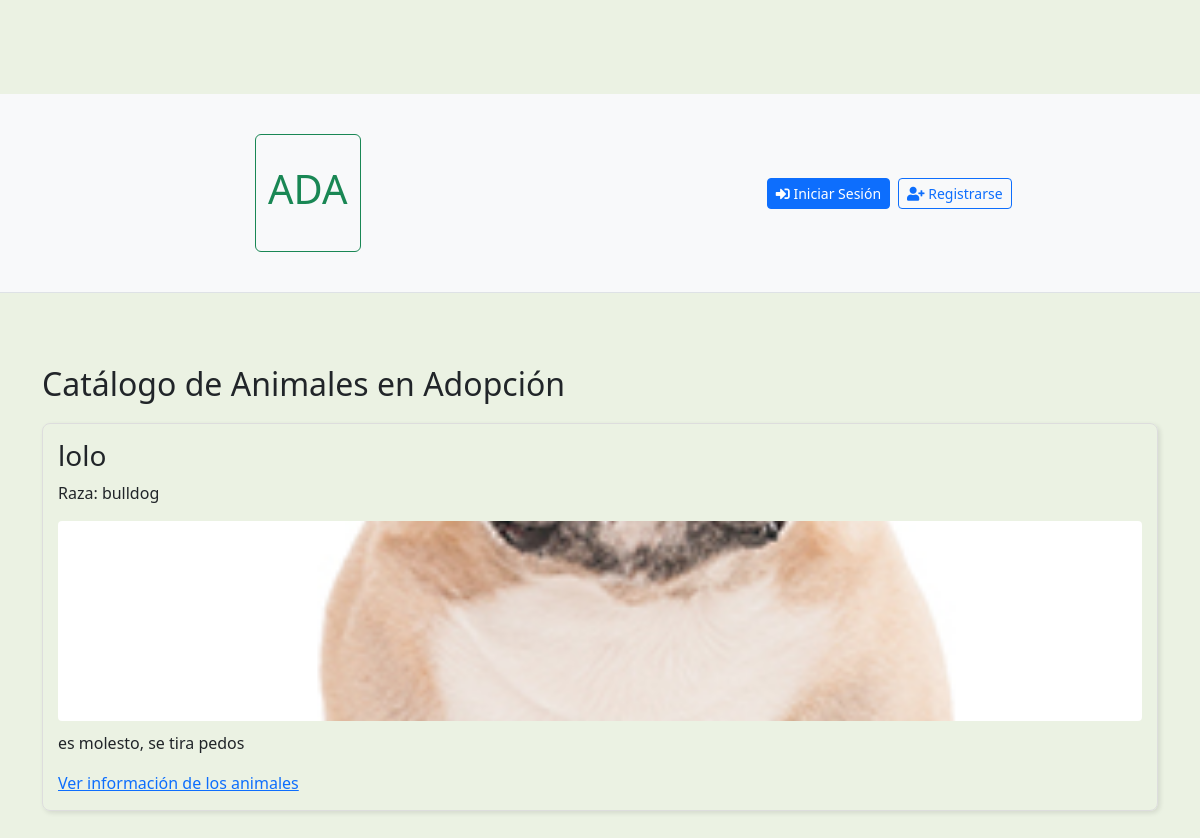
/animales/, run on the app's committed database.
### animales/models.py (models this page shows, shortened)
class Animal(models.Model):
    nombre = models.CharField(max_length=100)
    raza = models.CharField(max_length=100)
    especie = models.CharField(max_length=50)
    edad = models.IntegerField()
    SEXO_CHOICES = [ #opciones de genero
        ('M', 'Macho'),
        ('H', 'Hembra'),
    ]
    sexo = models.CharField(max_length=1, choices=SEXO_CHOICES)
    descripcion = models.TextField()
    foto = models.ImageField(upload_to='animales_fotos/', blank=True, null=True)
    disponible = models.BooleanField(default=True)# si el estado es disponible
    subido_por = models.ForeignKey(User, on_delete=models.CASCADE, related_name='animales_publicados')
    fecha_subida = models.DateTimeField(auto_now_add=True)
    adoptado = models.BooleanField(default=False)# Campo para el estado de adopción
    fecha_adopcion = models.DateTimeField(null=True, blank=True)# Campo para el estado de adopción

### animales/views.py (the view, shortened to what this page needs)
# urls.py: path('', views.ListaAnimales.as_view(), name='lista_animales'),
class ListaAnimales(ListView): #muestra el listado de animales diponibles
    model = Animal
    template_name = 'animales/animal_list.html'
    context_object_name = 'animales'
    ordering = ['-fecha_publicacion']
    def get_queryset(self):
        queryset = Animal.objects.filter(disponible=True)
        return queryset.distinct()

### animales/templates/animales/animal_list.html (shortened to what this page needs)
{% extends 'base.html' %}
{% block content %}
    <h2>Catálogo de Animales en Adopción</h2>
    {% if animales %}
        <div class="animal-grid" style="display: grid; grid-template-columns: repeat(auto-fit, minmax(300px, 1fr)); gap: 20px; margin-top: 20px;">
            {% for animal in animales %}
                <div class="animal-card" style="border: 1px solid #ddd; padding: 15px; border-radius: 8px; box-shadow: 2px 2px 5px rgba(0,0,0,0.1);">
                    <h3>{{ animal.nombre }}</h3>
                    <p>Raza: {{ animal.raza }}</p>
                    {% if animal.foto %}
                        <img src="{{ animal.foto.url }}" alt="Foto de {{ animal.nombre }}" style="width: 100%; height: 200px; object-fit: cover; border-radius: 4px; margin-bottom: 10px;">
                    {% endif %}
                    <p>{{ animal.descripcion|truncatechars:100 }}</p>
                    <a href="{% url 'animales:detalle_animal' pk=animal.pk %}">Ver información de los animales</a>
                </div>
            {% endfor %}
        </div>
    {% else %}
        <p>Ningún animal disponible para adopción.</p>
    {% endif %}
{% endblock %}

### static/css/estilos.css (style rules this page uses)
body { background-color: rgba(229, 238, 219, 0.76) !important; padding-top: 70px; }

### templates/base.html (style rules this page uses)
body { font-family: Arial, sans-serif; }

### data on the page
Animal: nombre "lolo", raza "bulldog", foto (picture), descripcion "es molesto, se tira pedos"
